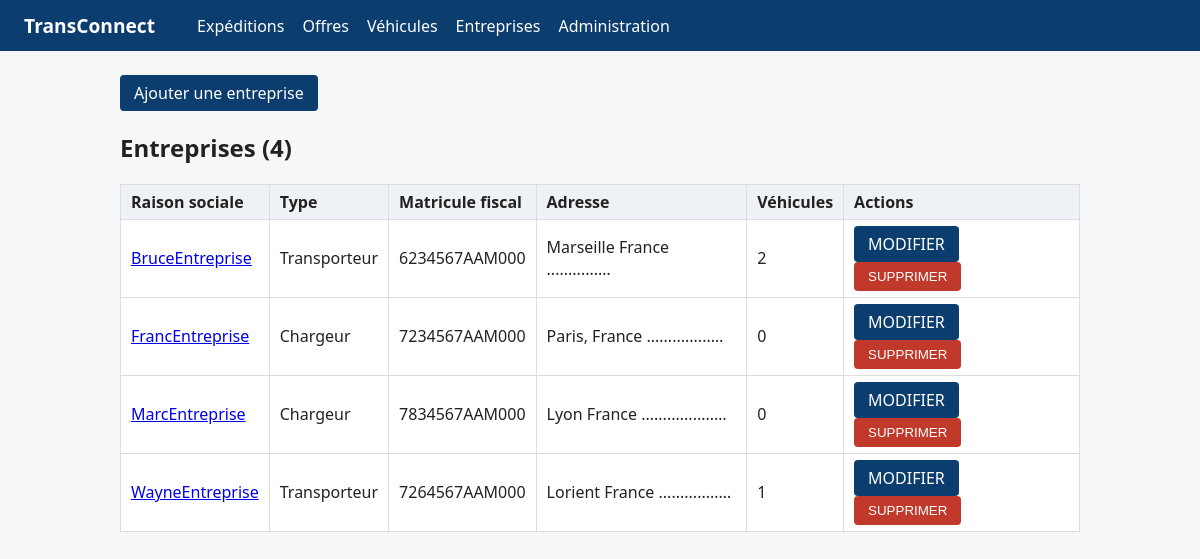
The app's page /entreprises/ with its own data.
### EntreprisesApp/models.py (models this page shows, shortened)
class Entreprise(models.Model):
    TYPE_CHOICES = [
        ('chargeur', 'Chargeur'),
        ('transporteur', 'Transporteur'),
    ]
    raison_sociale = models.CharField(max_length=150)
    matricule_fiscal = models.CharField(
        max_length=17,
        unique=True,
        validators=[
            RegexValidator(
                regex=MATRICULE_REGEX,
                message="Matricule fiscal invalide (ex. 1234567AAM000 ou 1234567/A/A/M/000).",
            )
        ],
    )
    type_entreprise = models.CharField(max_length=20, choices=TYPE_CHOICES)
    adresse = models.TextField(validators=[MinLengthValidator(20)])
    utilisateur = models.OneToOneField(
        settings.AUTH_USER_MODEL,
        on_delete=models.CASCADE,
        related_name='entreprise',
    )
    created_at = models.DateTimeField(auto_now_add=True)
    updated_at = models.DateTimeField(auto_now=True)

### EntreprisesApp/views.py (the view)
# urls.py: path('', views.liste_entreprises, name='liste'),
def liste_entreprises(request):
    entreprises = (
        Entreprise.objects
        .select_related('utilisateur')
        .annotate(nb_vehicules=Count('vehicules', distinct=True))
        .order_by('raison_sociale')
    )
    return render(request, 'entreprises/liste.html', {'entreprises': entreprises})

### EntreprisesApp/templates/entreprises/liste.html (shortened to what this page needs)
{% extends 'base.html' %}
{% block content %}
<p><a class="button" href="{% url 'entreprises:ajouter' %}">Ajouter une entreprise</a></p>
<h2>Entreprises ({{ entreprises|length }})</h2>
<table>
<thead>
<tr><th>Raison sociale</th><th>Type</th><th>Matricule fiscal</th><th>Adresse</th><th>Véhicules</th><th>Actions</th></tr>
</thead>
<tbody>
{% for entreprise in entreprises %}
<tr>
    <td><a href="{% url 'entreprises:detail' entreprise.pk %}">{{ entreprise.raison_sociale }}</a></td>
    <td>{{ entreprise.get_type_entreprise_display|capfirst }}</td>
    <td>{{ entreprise.matricule_fiscal|upper }}</td>
    <td>{{ entreprise.adresse|truncatechars:30 }}</td>
    <td>{{ entreprise.nb_vehicules }}</td>
    <td>
        <a class="button" href="{% url 'entreprises:modifier' entreprise.pk %}">MODIFIER</a>
        <form class="inline-form" method="post" action="{% url 'entreprises:supprimer' entreprise.pk %}"
              onsubmit="return confirm('Supprimer cette entreprise ?');">
            <button class="danger" type="submit">SUPPRIMER</button>
        </form>
    </td>
</tr>
{% empty %}
<tr><td colspan="6">Aucune entreprise enregistrée.</td></tr>
{% endfor %}
</tbody>
</table>
{% endblock %}

### templates/base.html (style rules this page uses)
body { font-family: system-ui, Arial, sans-serif; margin: 0; background: #f6f7f9; color: #222; }
table { border-collapse: collapse; width: 100%; background: #fff; }
th, td { border: 1px solid #ddd; padding: 6px 10px; text-align: left; }
th { background: #eef1f5; }
a.button { display: inline-block; background: #0b3d6e; color: #fff; padding: 7px 14px; border-radius: 4px; text-decoration: none; }
.inline-form { display: inline; }
button.danger { background: #c0392b; color: #fff; border: 0; padding: 7px 14px; border-radius: 4px; cursor: pointer; }

### records on screen
Entreprise: raison_sociale "BruceEntreprise", type_entreprise "Transporteur", matricule_fiscal "6234567AAM000", adresse "Marseille France ............…", nb_vehicules "2"
Entreprise: raison_sociale "FrancEntreprise", type_entreprise "Chargeur", matricule_fiscal "7234567AAM000", adresse "Paris, France ...............…", nb_vehicules "0"
Entreprise: raison_sociale "MarcEntreprise", type_entreprise "Chargeur", matricule_fiscal "7834567AAM000", adresse "Lyon France .................…", nb_vehicules "0"
Entreprise: raison_sociale "WayneEntreprise", type_entreprise "Transporteur", matricule_fiscal "7264567AAM000", adresse "Lorient France ..............…", nb_vehicules "1"

### other values on screen
{{ entreprises|length }} "4"
